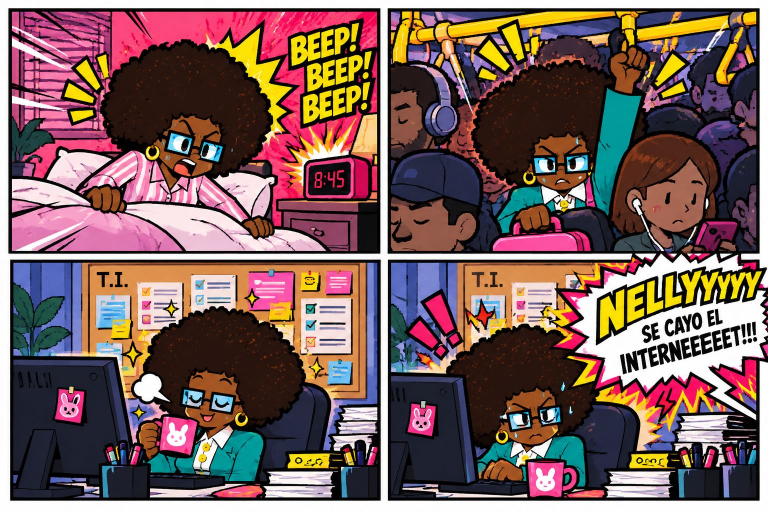
#> input picture arte/intro/comic.jpg, 1536 x 1024 px (shown at 1/2 size)
$ python preparar_intro.py
#> lines starting #> are read from the running program, lines starting #| are printed output that depends on the picture
"""Recorta las 4 viñetas del cómic de la intro (arte/intro/comic.jpg, rejilla 2x2) y las guarda
como intro/1.webp ... intro/4.webp, al lado de ticket_rush.html (no van dentro del HTML para
que el juego siga siendo liviano: solo se descargan cuando se ve la intro).
Uso (desde la carpeta scripts):  python preparar_intro.py
"""
from PIL import Image

# (x0, y0, x1, y1) de cada viñeta, medidos sobre las canaletas blancas del original de 1536x1024
VINETAS = [(16, 16, 762, 508), (775, 16, 1520, 508), (16, 519, 762, 1002), (775, 519, 1520, 1002)]

im = Image.open("../arte/intro/comic.jpg").convert("RGB")
#> im is the input picture: PIL image 1536x1024 RGB; mean R, G, B 123, 95.6, 92.8
for i, caja in enumerate(VINETAS, 1):
    im.crop(caja).save("../intro/%d.webp" % i, quality=82, method=6)
    print("ok", i)
#> this loop made 4 passes
#> pass 1, `im.crop(caja).save("../intro/%d.webp" % i, quality=82, method=6)`:
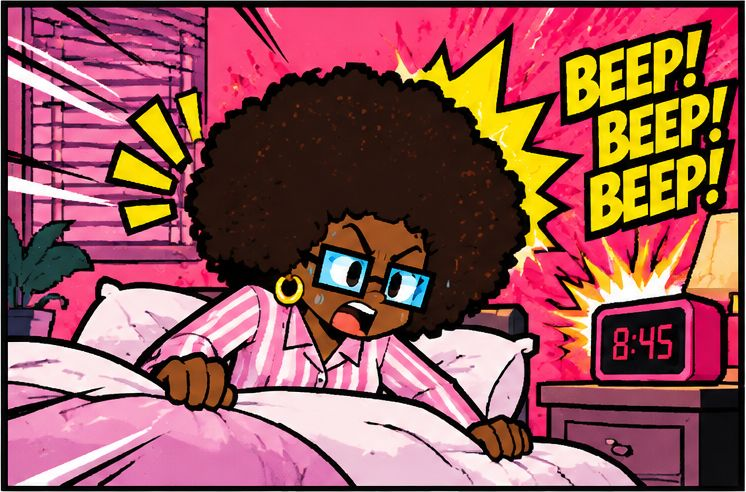
#> saved as 1.webp: PIL image 746x492 RGB; mean R, G, B 148.8, 87, 88.3
#> pass 2, `im.crop(caja).save("../intro/%d.webp" % i, quality=82, method=6)`:
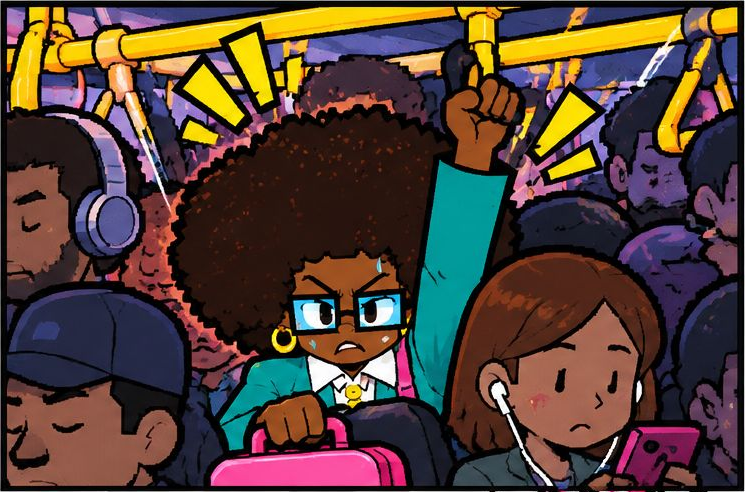
#> saved as 2.webp: PIL image 745x492 RGB; mean R, G, B 83, 64, 56.6
